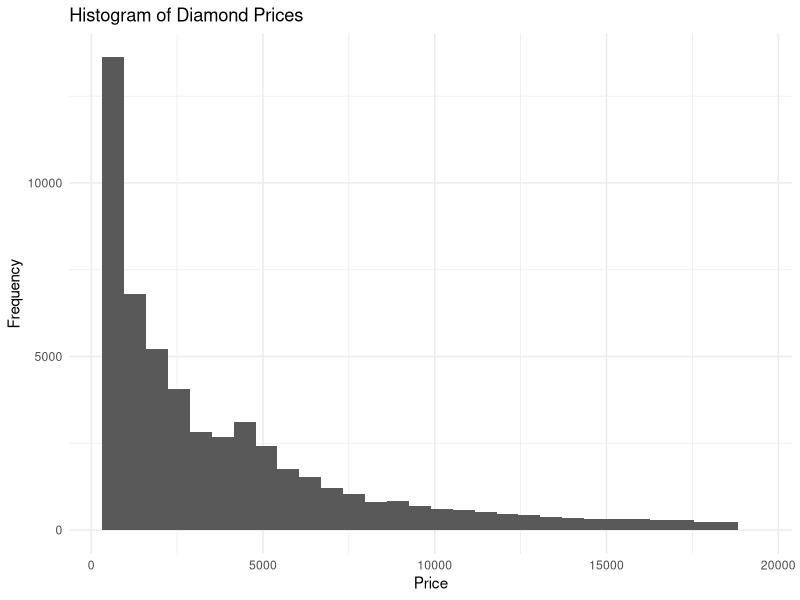
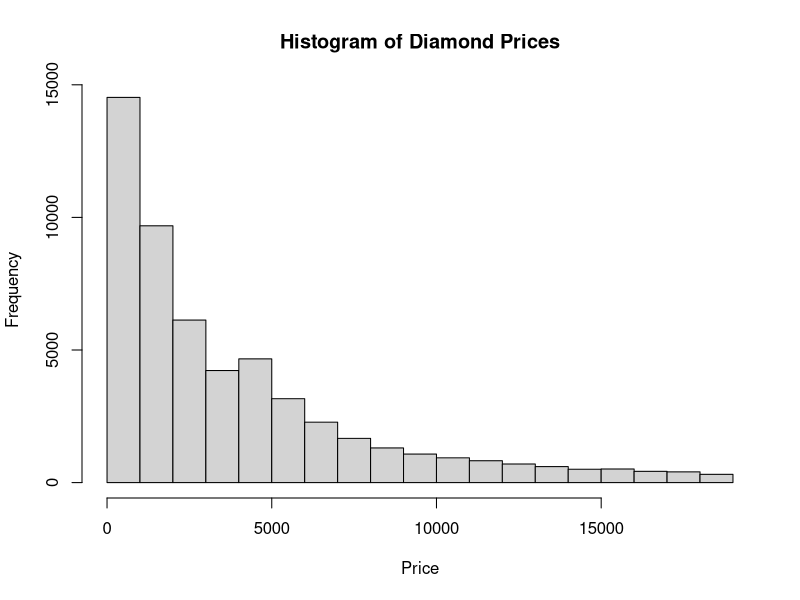
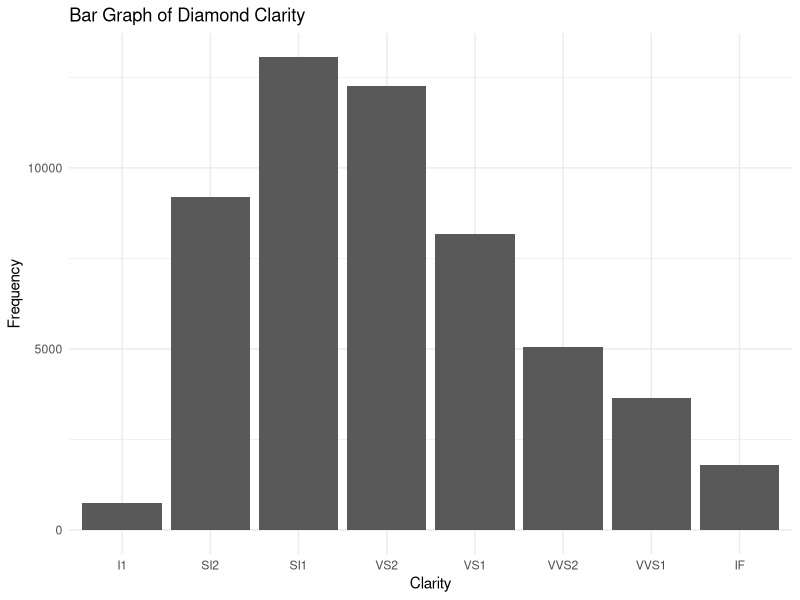
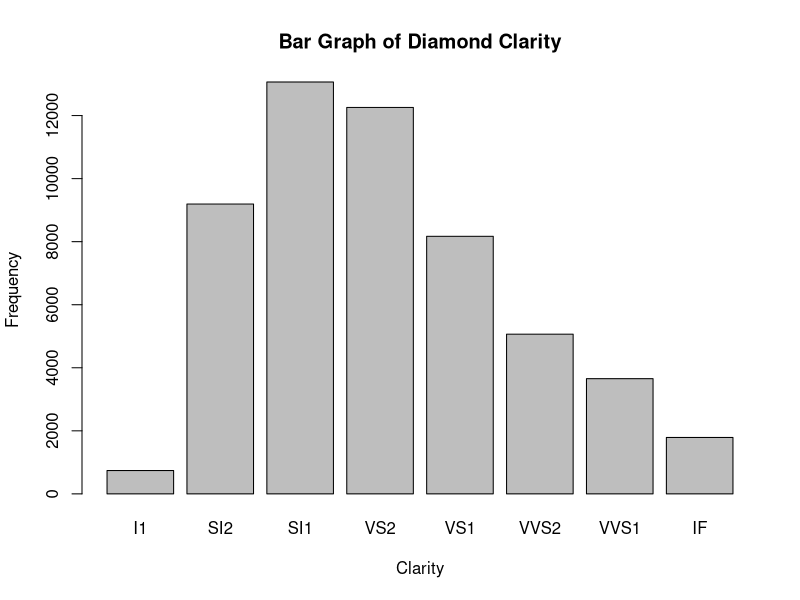
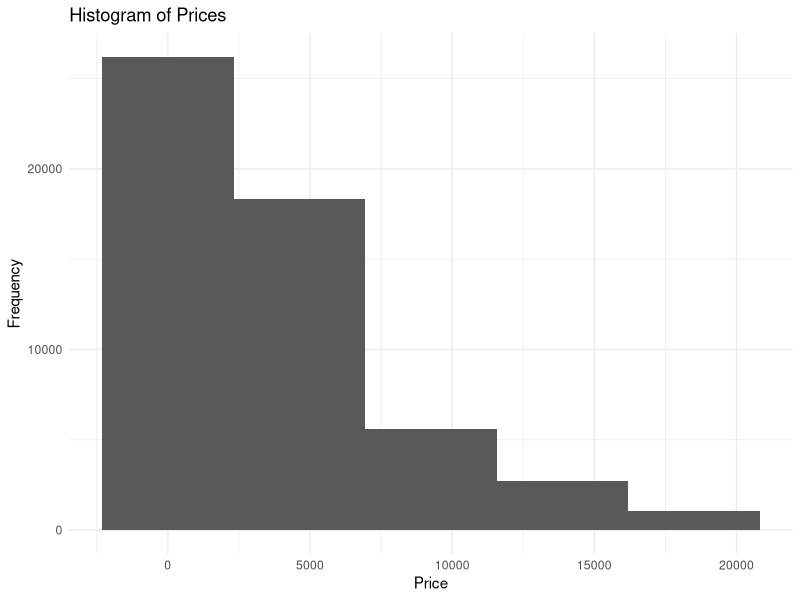
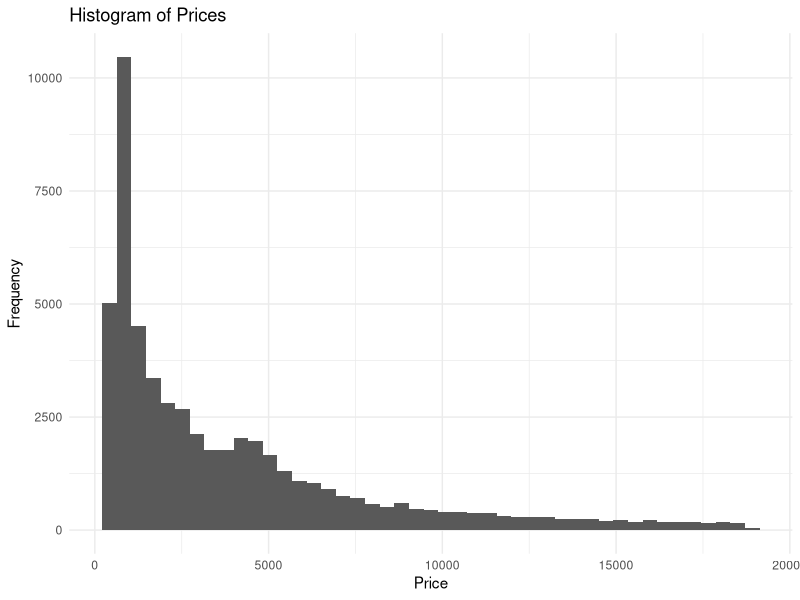
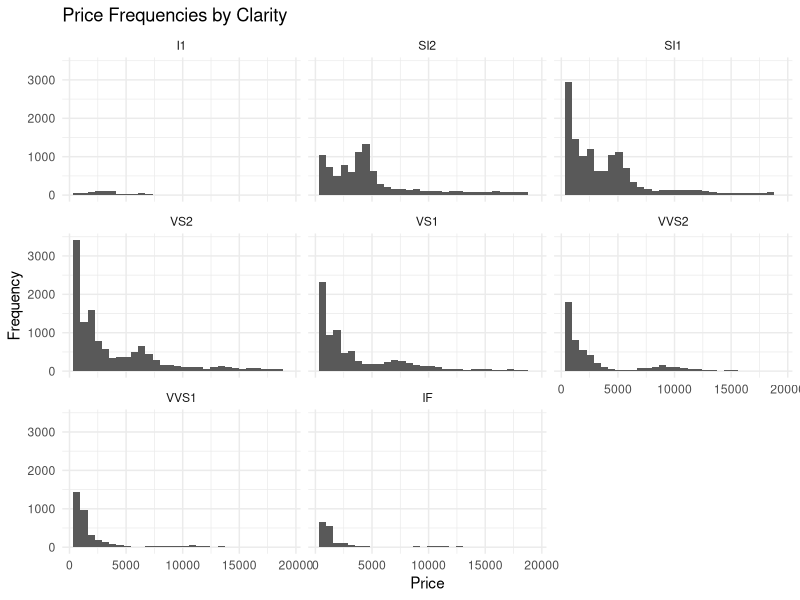
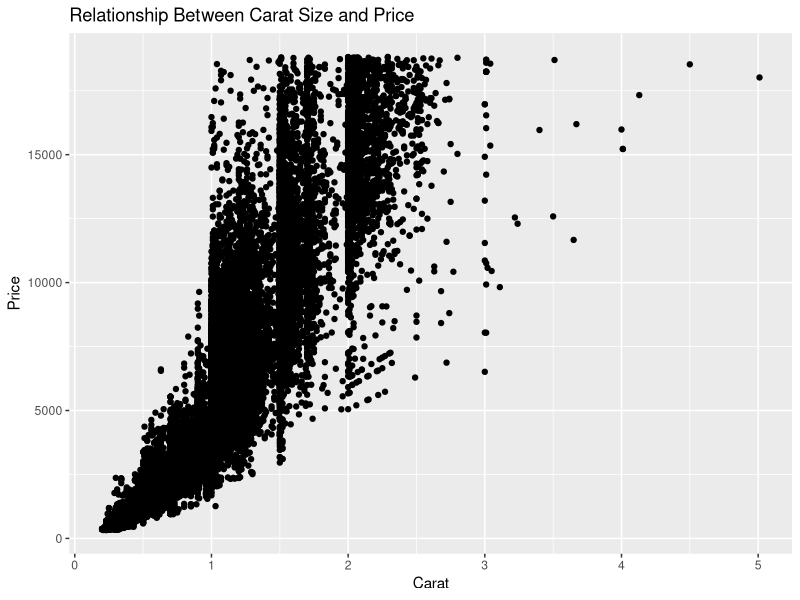

Reproduce these figures in R, in order.
## ---- chunk 1
knitr::opts_chunk$set(echo = TRUE, eval = TRUE,  error = TRUE,
                      warning = FALSE, message = FALSE, 
                      fig.align = "center",
                      R.options = list(max.print=100))

# Edit the file starting below
## ---- chunk 2
library(tidyverse)
library(ggplot2)
## ---- chunk 3
# Viewing the data set diamonds
diamonds
## ---- chunk 4
# Taking 10 random samples from diamonds data set
diamonds %>% sample_n(10)
## ---- chunk 5
# Taking 15 random samples from the diamonds data set
diamonds %>% sample_n(15)
## ---- chunk 6
# Creating a summary of the diamonds data set
summary(diamonds)
## ---- chunk 7
# Saving the data set diamonds under a new variable name
ae <- diamonds

## ---- chunk 8
# Creating a histogram using ggplot
ae %>% 
        ggplot(aes(x = price)) + 
        geom_histogram() + labs(x = "Price") + labs(title = "Histogram of Diamond Prices") + labs(y = "Frequency") + theme_minimal()
## ---- chunk 9
# Creating a histogram using base R
hist(ae$price, xlab = "Price", main = "Histogram of Diamond Prices")  
## ---- chunk 10
# Creating a bar graph using ggplot
ae %>% 
        ggplot(aes(x = clarity)) + 
        geom_bar() + labs(x = "Clarity") + labs(title = "Bar Graph of Diamond Clarity") + labs(y = "Frequency") + theme_minimal()
## ---- chunk 11
# Creating a bar graph using base R
barplot(table(ae$clarity), xlab = "Clarity", ylab = "Frequency", main = "Bar Graph of Diamond Clarity")  
## ---- chunk 12
# Creating a histogram with 5 bins
ae %>% 
        ggplot(aes(x = price)) + 
        geom_histogram(bins = 5) + labs(x = "Price") + labs(title = "Histogram of Prices") + labs(y = "Frequency") + theme_minimal()

# Creating a histogram with 45 bins
ae %>% 
        ggplot(aes(x = price)) + 
        geom_histogram(bins = 45) + labs(x = "Price") + labs(title = "Histogram of Prices") + labs(y = "Frequency") + theme_minimal()
## ---- chunk 13
# your code goes below (make sure to edit comment)
ae %>% ggplot(aes(x = price)) + geom_histogram() + facet_wrap(vars(clarity)) + labs(x = "Price") + labs(y = "Frequency") + labs(title = "Price Frequencies by Clarity") + theme_minimal()
## ---- chunk 14
# Creating a scatter plot
ae %>% ggplot(aes(x = carat, y = price)) + geom_point() + labs(x = "Carat") + labs(y = "Price") + labs(title = "Relationship Between Carat Size and Price")
